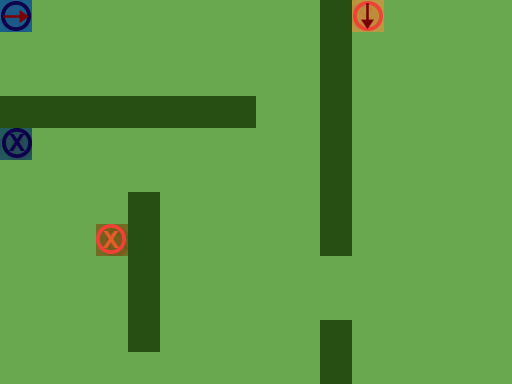

A 2D game scene composited from a Tiled map and its tileset images. What follows is a short description and the map's XML, with every tile layer's data as written:
An orthogonal 16x12 tile map with 32x32 px tiles, 3 tile layers (Ground, Obstacles, Objects), 1 hidden layer not drawn.

<map version="1.0" orientation="orthogonal" renderorder="right-down" width="16" height="12" tilewidth="32" tileheight="32" nextobjectid="1">
 <tileset firstgid="1" name="TilesetPlaceholder" tilewidth="32" tileheight="32" tilecount="240" columns="10">
  <image source="../../Tileset.png" width="320" height="768" />
 </tileset>
 <layer name="Ground" width="16" height="12">
  <data encoding="csv">
1,1,1,1,1,1,1,1,1,1,1,1,1,1,1,1,
1,1,1,1,1,1,1,1,1,1,1,1,1,1,1,1,
1,1,1,1,1,1,1,1,1,1,1,1,1,1,1,1,
1,1,1,1,1,1,1,1,1,1,1,1,1,1,1,1,
1,1,1,1,1,1,1,1,1,1,1,1,1,1,1,1,
1,1,1,1,1,1,1,1,1,1,1,1,1,1,1,1,
1,1,1,1,1,1,1,1,1,1,1,1,1,1,1,1,
1,1,1,1,1,1,1,1,1,1,1,1,1,1,1,1,
1,1,1,1,1,1,1,1,1,1,1,1,1,1,1,1,
1,1,1,1,1,1,1,1,1,1,1,1,1,1,1,1,
1,1,1,1,1,1,1,1,1,1,1,1,1,1,1,1,
1,1,1,1,1,1,1,1,1,1,1,1,1,1,1,1
</data>
 </layer>
 <layer name="Obstacles" width="16" height="12">
  <data encoding="csv">
0,0,0,0,0,0,0,0,0,0,42,0,0,0,0,0,
0,0,0,0,0,0,0,0,0,0,42,0,0,0,0,0,
0,0,0,0,0,0,0,0,0,0,42,0,0,0,0,0,
42,42,42,42,42,42,42,42,0,0,42,0,0,0,0,0,
0,0,0,0,0,0,0,0,0,0,42,0,0,0,0,0,
0,0,0,0,0,0,0,0,0,0,42,0,0,0,0,0,
0,0,0,0,42,0,0,0,0,0,42,0,0,0,0,0,
0,0,0,0,42,0,0,0,0,0,42,0,0,0,0,0,
0,0,0,0,42,0,0,0,0,0,0,0,0,0,0,0,
0,0,0,0,42,0,0,0,0,0,0,0,0,0,0,0,
0,0,0,0,42,0,0,0,0,0,42,0,0,0,0,0,
0,0,0,0,0,0,0,0,0,0,42,0,0,0,0,0
</data>
 </layer>
 <layer name="Objects" width="16" height="12">
  <data encoding="csv">
2684354642,0,0,0,0,0,0,0,0,0,0,3221225553,0,0,0,0,
0,0,0,0,0,0,0,0,0,0,0,0,0,0,0,0,
0,0,0,0,0,0,0,0,0,0,0,0,0,0,0,0,
0,0,0,0,0,0,0,0,0,0,0,0,0,0,0,0,
182,0,0,0,0,0,0,0,0,0,0,0,0,0,0,0,
0,0,0,0,0,0,0,0,0,0,0,0,0,0,0,0,
0,0,0,0,0,0,0,0,0,0,0,0,0,0,0,0,
0,0,0,181,0,0,0,0,0,0,0,0,0,0,0,0,
0,0,0,0,0,0,0,0,0,0,0,0,0,0,0,0,
0,0,0,0,0,0,0,0,0,0,0,0,0,0,0,0,
0,0,0,0,0,0,0,0,0,0,0,0,0,0,0,0,
0,0,0,0,0,0,0,0,0,0,0,0,0,0,0,0
</data>
 </layer>
 <layer name="Solution" width="16" height="12" visible="0">
  <data encoding="csv">
0,232,232,232,232,232,232,232,232,0,0,0,0,0,0,0,
0,0,0,0,0,0,0,0,232,0,0,222,0,0,0,0,
0,0,0,0,0,0,0,0,232,0,0,222,0,0,0,0,
0,0,0,0,0,0,0,0,232,0,0,222,0,0,0,0,
0,232,232,232,232,232,232,232,232,0,0,222,0,0,0,0,
0,0,0,0,0,0,0,0,0,0,0,222,0,0,0,0,
0,0,0,0,0,0,0,0,0,0,0,222,0,0,0,0,
0,0,0,0,0,0,0,0,0,0,0,222,0,0,0,0,
0,0,0,222,0,222,222,222,222,222,222,222,0,0,0,0,
0,0,0,222,0,222,0,0,0,0,0,0,0,0,0,0,
0,0,0,221,0,222,0,0,0,0,0,0,0,0,0,0,
0,0,0,222,222,222,0,0,0,0,0,0,0,0,0,0
</data>
 </layer>
</map>
